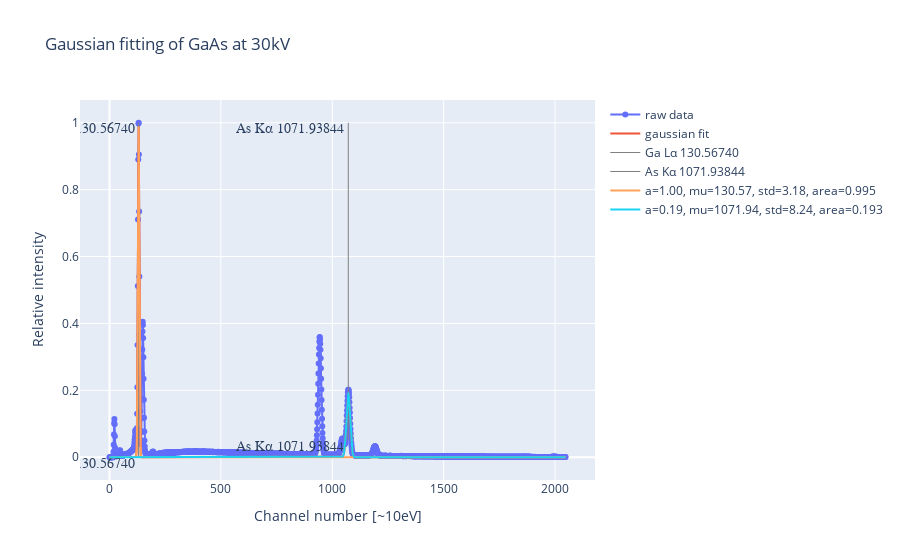

The cell this chart's notebook holds for it:
### Code cell
fig_fit = plotly_plot(
    s["channel"],
    s["intensity"],
    y_fit=s["intensity_fit"],
    vlines=s["peaks_channel"],
    vlines_name=s["peaks_names"],
    title=f"Gaussian fitting of {s['name']}",
)
fig_fit = plotly_plot(x=s['channel'], fig=fig_fit, fit_params=s['fit_params'], title=f"Gaussian fitting of {s['name']}")
fig_fit.show()

calib = calibrate_channel_width_two_peaks(s["peaks_channel"], s["peaks_keV"])
s["dispersion"] = calib[0]
s["offset"] = calib[1]
s["kev_calibrated"] = (s["channel"] - s["offset"]) * s["dispersion"]

### Figure 1 — Plotly figure (JSON) as saved in the notebook; plotly's stock layout.template omitted (floating-point values rounded to 4 significant figures; data arrays with more than 128 entries replaced by an {"elided": "..."} marker saying what was removed)
{"data": [{"mode": "lines+markers", "name": "raw data", "textfont": {"size": 14}, "type": "scatter", "x": {"elided": "2048 int values"}, "y": {"elided": "2048 float values"}}, {"mode": "lines", "name": "gaussian fit", "textfont": {"size": 14}, "type": "scatter", "x": {"elided": "2048 int values"}, "y": {"elided": "2048 float values"}}, {"line": {"width": 1}, "marker": {"color": "grey"}, "mode": "lines+text", "name": "Ga L&#945;</sub> 130.56740 ", "text": ["Ga L&#945;</sub> 130.56740 ", "Ga L&#945;</sub> 130.56740 "], "textfont": {"family": "sans serif", "size": 14}, "textposition": "bottom left", "type": "scatter", "x": [130.6, 130.6], "y": [0, 1]}, {"line": {"width": 1}, "marker": {"color": "grey"}, "mode": "lines+text", "name": "As K&#945;</sub> 1071.93844 ", "text": ["As K&#945;</sub> 1071.93844 ", "As K&#945;</sub> 1071.93844 "], "textfont": {"family": "sans serif", "size": 14}, "textposition": "bottom left", "type": "scatter", "x": [1072.0, 1072.0], "y": [0.05, 1]}, {"mode": "lines", "name": "a=1.00, mu=130.57, std=3.18, area=0.995", "type": "scatter", "x": {"elided": "2048 int values"}, "y": {"elided": "2048 float values"}}, {"mode": "lines", "name": "a=0.19, mu=1071.94, std=8.24, area=0.193", "type": "scatter", "x": {"elided": "2048 int values"}, "y": {"elided": "2048 float values"}}], "layout": {"title": {"text": "Gaussian fitting of GaAs at 30kV"}, "xaxis": {"title": {"text": "Channel number [~10eV]"}}, "yaxis": {"title": {"text": "Relative intensity"}}}}
